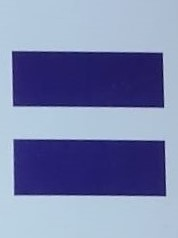
#> input picture blue_image.jfif, 178 x 238 px
$ python -i classification.py   (imports and definitions only)
#> lines starting #> are read from the running program, lines starting #| are printed output that depends on the picture; after the words box and inside, x2 and y2 are one past the last pixel; in counts of white or black regions, pixels touching at a corner belong together
### initSettings.py
from parameters import parameters

class Settings:
    def __init__(self,params):
        for param in params:
            setattr(self,param,params[param])
#> further down, picture is the input picture: shape (238, 178, 3); mean B, G, R 173.6, 133.3, 123.3

cf = Settings(parameters)

### classification.py
import cv2
import matplotlib.pyplot as plt
import numpy as np

from initSettings import cf

def classification(img_bgr):
    img_rgb = cv2.cvtColor(img_bgr, cv2.COLOR_BGR2RGB)
    img_hsv = cv2.cvtColor(img_bgr, cv2.COLOR_BGR2HSV)
#> img_hsv: shape (238, 178, 3); mean H, S, V 111.8, 96.4, 173.6
    img_gray = cv2.cvtColor(img_bgr, cv2.COLOR_BGR2GRAY)  # convert to gray scale
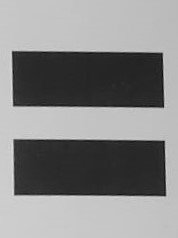
#> img_gray: shape (238, 178); min 12, max 223, mean 134.9

    # COLOR DETECTION

    # We define the color thresholds in the HSV space
    low_red = np.array([161, 30, 30])
    high_red = np.array([179, 255, 255])
    low_red_1 = np.array([0, 30, 30])
    high_red_1 = np.array([10, 255, 255])
    red_mask = np.logical_or(cv2.inRange(img_hsv, low_red, high_red), cv2.inRange(img_hsv, low_red_1, high_red_1)).astype(int)
#> red_mask: shape (238, 178) int64; every value is 0

    low_green = np.array([40, 30, 30])
    high_green = np.array([90, 255, 255])
    green_mask = cv2.inRange(img_hsv, low_green, high_green)/255

    low_blue = np.array([110, 50, 50])
    high_blue = np.array([130, 255, 255])
    blue_mask = cv2.inRange(img_hsv, low_blue, high_blue)/255
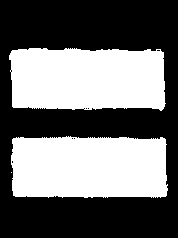
#> blue_mask: shape (238, 178) float64; values 0 (black) and 1 (white), 42.9% white; 3 white regions (1 under 20 px), largest, box (x1, y1, x2, y2) and area: (11, 136, 168, 198) 9138, (9, 48, 166, 111) 9026

    color_masks = np.array((red_mask, green_mask, blue_mask))
    sum_pix = np.sum(color_masks, axis=2)
    color_index = np.where(sum_pix == np.amax(sum_pix))[0][0]
#> color_index = 2

    # FILLING DETECTION

    # We blur the gray image

    blurred_img = cv2.blur(img_gray, (2, 2))
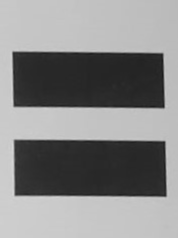
#> blurred_img: shape (238, 178); min 26, max 214, mean 135.2

    # We apply a Canny edge detector

    edges = cv2.Canny(blurred_img, 200, 500)
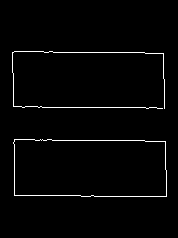
#> edges: shape (238, 178); 1.9% white in thin lines or dots, all inside (x1, y1, x2, y2) = (12, 51, 167, 197)

    contours, tree = cv2.findContours(edges, cv2.RETR_TREE, cv2.CHAIN_APPROX_SIMPLE)
#> contours = 3 contours, 1 with area under 20; largest, box (x1, y1, x2, y2) and area: (13, 139, 167, 197) 8422, (13, 139, 167, 197) 8420; tree = [[2, -1, 1, -1], [-1, -1, -1, 0], [-1, 0, -1, -1]]

    good_contours = np.where(tree[:, :, 3][0] == 1)
#> good_contours = (empty array,)

    mask = np.zeros_like(img_bgr[:, :, 0])
    for i in range(len(good_contours[0])):
        cv2.drawContours(mask, contours, good_contours[0][i], 1, -1)
#> this loop made 0 passes
#> mask: shape (238, 178); every value is 0

    contour_img = np.zeros_like(img_bgr[:, :, 0])
    contour_img1 = contour_img.copy()
    for i in range(len(good_contours[0])):
        cv2.drawContours(contour_img, contours, good_contours[0][i], 1, 1)
#> (the run stopped early here; a loop or call above may not have finished)

$ run again, on green_card.jfif
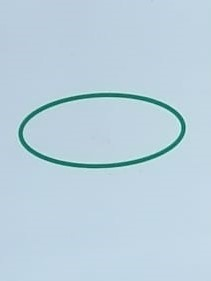
#> input picture green_card.jfif, 211 x 281 px
#> picture is the input picture: shape (281, 211, 3); mean B, G, R 221.7, 208.9, 187.1
#> img_hsv: shape (281, 211, 3); mean H, S, V 101.6, 41.5, 221.9
#> red_mask: shape (281, 211) int64; every value is 0
#> in classification, `green_mask = cv2.inRange(img_hsv, low_green, high_green)/255`:
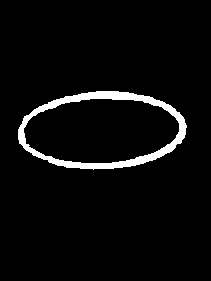
#> green_mask: shape (281, 211) float64; values 0 (black) and 1 (white), 4.2% white; 1 white region, box (x1, y1, x2, y2) and area: (18, 91, 187, 170) 2517
#> color_index = 1
#> edges: shape (281, 211); 1.4% white in thin lines or dots, all inside (x1, y1, x2, y2) = (19, 93, 187, 169)
#> contours = 4 contours; box (x1, y1, x2, y2) and area: (19, 93, 187, 169) 9922, (19, 93, 187, 169) 9853, (23, 97, 182, 165) 8326, (23, 97, 182, 165) 8262; tree = [[-1, -1, 1, -1], [-1, -1, 2, 0], [-1, -1, 3, 1], [-1, -1, -1, 2]]
#> good_contours = ([2],)
#> the loop in classification, `for i in range(len(good_contours[0])):` made 1 pass
#> filling = 0.0695
#> ellipse = ((102, 130.7), (66.7, 159), 87.61)
#> ellipse_im: shape (281, 211); 1.8% white; 1 white region
#> ellipse_cont = 2 contours; box (x1, y1, x2, y2) and area: (22, 96, 183, 166) 8696, (24, 98, 181, 164) 7956
#> ellipse_full: shape (281, 211); 15% white; 1 white region, box (x1, y1, x2, y2) and area: (22, 96, 183, 166) 8872
#> rect = ((102, 130.5), (67, 158), -90)
#> box = [[181, 164], [23, 164], [23, 97], [181, 97]]
#> rect_im: shape (281, 211); 2.3% white; 1 white region
#> rect_cont = 2 contours; box (x1, y1, x2, y2) and area: (22, 96, 183, 166) 11038, (24, 98, 181, 164) 10138
#> in classification, `rect_full = cv2.drawContours(blank2, rect_cont[0], 0, 255, -1)`:
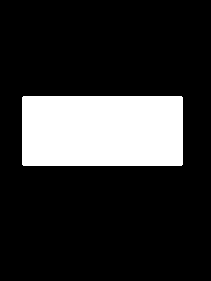
#> rect_full: shape (281, 211); 19% white; 1 white region, box (x1, y1, x2, y2) and area: (22, 96, 183, 166) 11266
#> ellipse_cpt = 0.958
#> rect_cpt = 0.754
#> number = 1
#> result = (1, 1, 2, 2)
